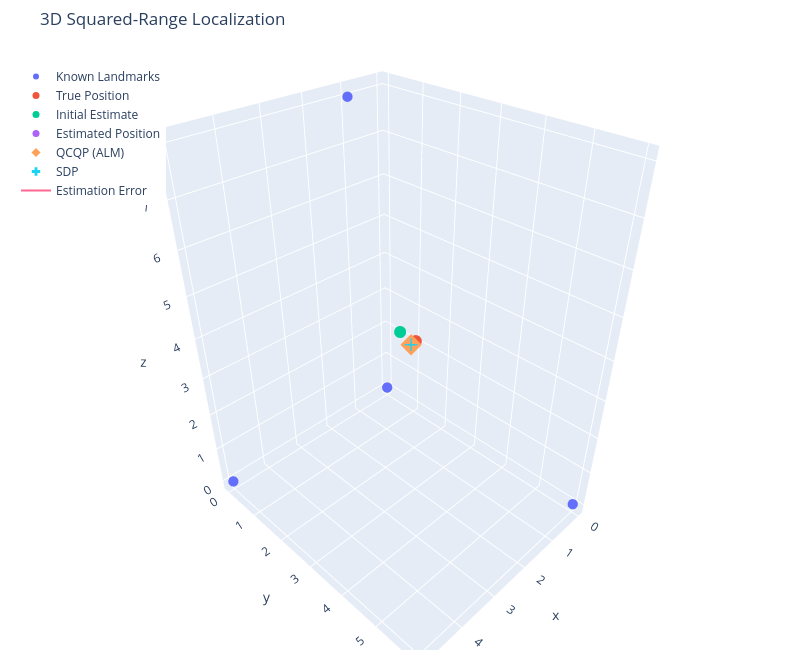

The notebook cell this image was saved under:
### Markdown cell above
## Visualize the result

The interactive 3D plot below shows the known landmarks, true position,
initial estimate, and optimized estimate. Rotate or zoom the plot to inspect
the geometry from different viewpoints. The QCQP estimate is also shown, along
with the SDP estimate if available.

### Code cell
fig = go.Figure()

fig.add_scatter3d(x=landmarks[:, 0], y=landmarks[:, 1], z=landmarks[:, 2], mode="markers", marker=dict(size=6), name="Known Landmarks",
                  hovertemplate="Landmark<br>x=%{x:.2f}<br>y=%{y:.2f}<br>z=%{z:.2f}<extra></extra>")
fig.add_scatter3d(x=[x_true[0]], y=[x_true[1]], z=[x_true[2]], mode="markers", marker=dict(size=7), name="True Position")
fig.add_scatter3d(x=[x_initial[0]], y=[x_initial[1]], z=[x_initial[2]], mode="markers", marker=dict(size=7), name="Initial Estimate")
fig.add_scatter3d(x=[x_estimated[0]], y=[x_estimated[1]], z=[x_estimated[2]], mode="markers", marker=dict(size=7), name="Estimated Position")
fig.add_scatter3d(x=[x_qcqp[0]], y=[x_qcqp[1]], z=[x_qcqp[2]], mode="markers", marker=dict(size=7, symbol="diamond"), name="QCQP (ALM)")

if sdp_position is not None:
    fig.add_scatter3d(x=[sdp_position[0]], y=[sdp_position[1]], z=[sdp_position[2]], mode="markers", marker=dict(size=7, symbol="cross"), name="SDP")

fig.add_scatter3d(x=[x_true[0], x_estimated[0]], y=[x_true[1], x_estimated[1]], z=[x_true[2], x_estimated[2]], mode="lines", name="Estimation Error")

fig.update_layout(
    title="3D Squared-Range Localization", width=800, height=650,
    scene=dict(xaxis_title="x", yaxis_title="y", zaxis_title="z", aspectmode="data"),
    legend=dict(x=0.02, y=0.98), margin=dict(l=0, r=0, b=0, t=50),
)
fig.show()

### Figure 1 — Plotly figure (JSON) as saved in the notebook; plotly's stock layout.template omitted (floating-point values rounded to 4 significant figures)
{"data": [{"hovertemplate": "Landmark<br>x=%{x:.2f}<br>y=%{y:.2f}<br>z=%{z:.2f}<extra></extra>", "marker": {"size": 6}, "mode": "markers", "name": "Known Landmarks", "type": "scatter3d", "x": [0.0, 5.0, 0.0, 1.0], "y": [0.0, 0.0, 6.0, 0.0], "z": [0.0, 0.0, 0.0, 8.0]}, {"marker": {"size": 7}, "mode": "markers", "name": "True Position", "type": "scatter3d", "x": [1], "y": [2], "z": [3]}, {"marker": {"size": 7}, "mode": "markers", "name": "Initial Estimate", "type": "scatter3d", "x": [1.2], "y": [1.7], "z": [3.2]}, {"marker": {"size": 7}, "mode": "markers", "name": "Estimated Position", "type": "scatter3d", "x": [1.149], "y": [1.992], "z": [2.969]}, {"marker": {"size": 7, "symbol": "diamond"}, "mode": "markers", "name": "QCQP (ALM)", "type": "scatter3d", "x": [1.149], "y": [1.992], "z": [2.969]}, {"marker": {"size": 7, "symbol": "cross"}, "mode": "markers", "name": "SDP", "type": "scatter3d", "x": [1.149], "y": [1.992], "z": [2.969]}, {"mode": "lines", "name": "Estimation Error", "type": "scatter3d", "x": [1, 1.149], "y": [2, 1.992], "z": [3, 2.969]}], "layout": {"height": 650, "legend": {"x": 0.02, "y": 0.98}, "margin": {"b": 0, "l": 0, "r": 0, "t": 50}, "scene": {"aspectmode": "data", "xaxis": {"title": {"text": "x"}}, "yaxis": {"title": {"text": "y"}}, "zaxis": {"title": {"text": "z"}}}, "title": {"text": "3D Squared-Range Localization"}, "width": 800}}
